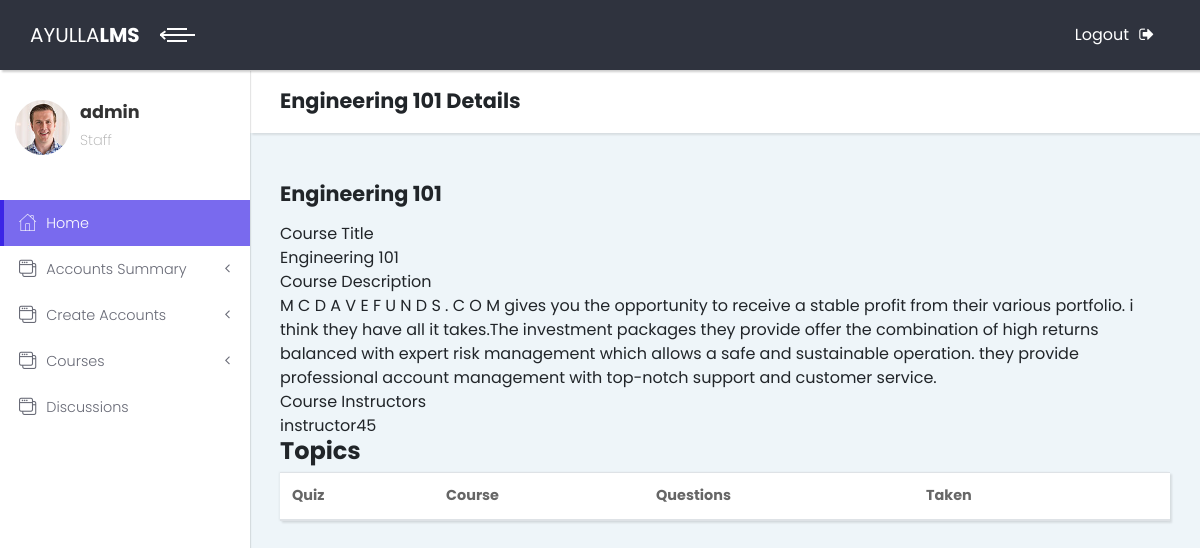
Page /adminact/view-course/1/ (signed in) on the committed database.
### accounts/models.py (models this page shows)
class User(AbstractUser):
    is_student = models.BooleanField(default=False, db_index=True)
    is_instructor = models.BooleanField(default=False)
    is_teaching_assistant = models.BooleanField(default=False)
    is_observer = models.BooleanField(default=False)

### course/models.py (models this page shows, shortened)
class Course(models.Model):
    creator = models.ForeignKey(User, on_delete=models.PROTECT,related_name='courses')
    title = models.CharField(max_length=255)
    slug = models.SlugField(unique=True,blank=True)
    image = models.FileField(upload_to='course', blank=True)
    blob = models.CharField(max_length=500, blank=True)
    description = models.TextField()
    created = models.DateField(auto_now_add=True)
    class Meta:
        verbose_name_plural = 'Course'

### instructor/models.py (models this page shows, shortened)
class Instructor(models.Model):
    user = models.OneToOneField(User, primary_key=True, on_delete=models.CASCADE, related_name='instructor')
    photo = models.FileField(upload_to='tutor', null=True, blank=True)
    designation = models.CharField(max_length=200, null=True, blank=True)
    phone = models.CharField(max_length=200, null=True, blank=True)
    website = models.URLField(null=True, blank=True)
    address = models.CharField(max_length=500, null=True, blank=True)
    state = models.CharField(max_length=200, null=True, blank=True)
    country = models.CharField(max_length=200, null=True, blank=True)
    bio = models.TextField(null=True, blank=True)
    course = models.ManyToManyField('course.Course')
    class Meta:
        verbose_name_plural = 'Instructor'

### adminactions/views.py (the view)
# urls.py: path('view-course/<int:course_pk>/', AdminCourseDetailView.as_view(), name='admin_view_courses'),
@method_decorator([login_required, admin_required], name='dispatch')
class AdminCourseDetailView(DetailView):
    model = Course
    context_object_name = 'course'
    template_name = 'take_course.html'
    pk_url_kwarg = 'course_pk'
    def get_context_data(self, **kwargs):
        context = super().get_context_data(**kwargs)
        self.course = get_object_or_404(Course, pk=self.kwargs['course_pk'])
        context['instructors'] = self.course.instructor_set.all()
        return context

### student/templates/take_course.html (shortened to what this page needs)
{% extends 'externals/base.html' %}
          {% block header %}
            <div class="container-fluid">
              <h2 class="no-margin-bottom">{{ course.title }} Details</h2>
            </div>
          {% endblock header %}
    {% block content %}
    <section class="dashboard-counts no-padding-bottom">
            <div class="container-fluid">
  <h2 class="mb-3">{{ course.title }}</h2>
<div class="panel panel-primary">
  <div class="panel-heading">Course Title</div>
  <div class="panel-body">
    {{ course.title }}
  </div>
<div class="panel panel-primary">
  <div class="panel-heading">Course Description</div>
  <div class="panel-body">
    {{ course.description }}
  </div>
<div class="panel panel-primary">
  <div class="panel-heading">Course Instructors</div>
  <div class="panel-body">
    {% for instructor in instructors %}
        {{ instructor.user.username }}
      {% endfor %}
  <h1>Topics</h1>
  </div>
</div>
  <div class="card">
    <table class="table mb-0">
      <thead>
        <tr>
          <th>Quiz</th>
          <th>Course</th>
          <th>Questions</th>
          <th>Taken</th>
          <th></th>
        </tr>
      </thead>
    </table>
  </div>
</div>
</div>
            </div>
    </section>
{% endblock %}

### templates/externals/base.html (shortened to what this page needs)
{% load static %}<!DOCTYPE html>
<html>
  <head>
    <link rel="stylesheet" href="{% static 'externals/vendor/bootstrap/css/bootstrap.min.css' %}">
    <link rel="stylesheet" href="{% static 'externals/vendor/font-awesome/css/font-awesome.min.css' %}">
    <link rel="stylesheet" href="{% static 'externals/css/fontastic.css' %}">
    <link rel="stylesheet" href="{% static 'externals/css/style.default.css' %}" id="theme-stylesheet">
    <link rel="stylesheet" href="{% static 'externals/css/custom.css' %}">
      {% if user.is_authenticated and user.is_instructor %}
      <link rel="stylesheet" type="text/css" href="{% static 'css/instructor.css' %}">
    {% else %}
      <link rel="stylesheet" type="text/css" href="{% static 'css/students.css' %}">
    {% endif %}
  </head>
  <body>
    <div class="page">
      <header class="header">
        <nav class="navbar">
          <div class="container-fluid">
            <div class="navbar-holder d-flex align-items-center justify-content-between">
              <div class="navbar-header">
                <a href="index.html" class="navbar-brand d-none d-sm-inline-block">
                  <div class="brand-text d-none d-lg-inline-block"><span>AYULLA </span><strong>LMS</strong></div>
                  <div class="brand-text d-none d-sm-inline-block d-lg-none"><strong>BD</strong></div></a>
                <a id="toggle-btn" href="#" class="menu-btn active"><span></span><span></span><span></span></a>
              </div>
              <ul class="nav-menu list-unstyled d-flex flex-md-row align-items-md-center">
                <li class="nav-item"><a href="{% url 'logout' %}" class="nav-link logout"> <span class="d-none d-sm-inline">Logout</span><i class="fa fa-sign-out"></i></a></li>
              </ul>
            </div>
          </div>
        </nav>
      </header>
      <div class="page-content d-flex align-items-stretch">
        <nav class="side-navbar">
          <div class="sidebar-header d-flex align-items-center">
            <div class="avatar"><img src="{% static 'externals/img/avatar-1.jpg' %}" alt="..." class="img-fluid rounded-circle"></div>
            <div class="title">
              <h1 class="h4">{{ user.username }}</h1>
              {% if user.is_instructor %}
                <p>Course Instructor</p>
                {% elif user.is_student %}
                <p>Student</p>
                {% elif user.is_staff %}
                <p>Staff</p>
                {% endif %}
            </div>
          </div>
            {% if user.is_staff %}
              <ul class="list-unstyled">
                        <li class="active"><a href="{% url 'admin_home' %}"> <i class="icon-home"></i>Home </a></li>
                        <li><a href="#exampledropdownDropdown" aria-expanded="false" data-toggle="collapse"> <i class="icon-interface-windows"></i>Accounts Summary </a>
                        </li>
                        <li><a href="#exampledropdownDropdown1" aria-expanded="false" data-toggle="collapse"> <i class="icon-interface-windows"></i>Create Accounts </a>
                        </li>
                        <li><a href="#exampledropdownDropdown2" aria-expanded="false" data-toggle="collapse"> <i class="icon-interface-windows"></i>Courses </a>
                        </li>
                 <li><a href="{% url 'discussion_home' %}"> <i class="icon-interface-windows"></i>Discussions </a></li>
              </ul>
            {% endif %}
        </nav>
        <div class="content-inner">
        <header class="page-header">
          {% block header %}
          {% endblock header %}
          </header>
            {% block content %}
            {% endblock content %}
        </div>
      </div>
    </div>
  </body>
</html>

### static/css/students.css (style rules this page uses)
body { background-color: #c2d4d8; }

### rows in the picture
User: username "admin"
Course: title "Engineering 101", description "M C D A V E F U N D S . C O M gives you the opportunity to receive a stable profit from their various portfolio. i think they have all it takes.The investment packages they provide offer the combination of high returns balanced with expert risk management which allows a safe and sustainable operation. they provide professional account management with top-notch support and customer service."
Instructor: user.username "instructor45"
